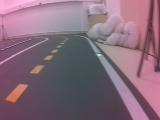
#> input picture imgs/3333_cam_image_array_.jpg, 160 x 120 px
$ python test2.py imgs
#> lines starting #> are read from the running program, lines starting #| are printed output that depends on the picture; after the words box and inside, x2 and y2 are one past the last pixel; in counts of white or black regions, pixels touching at a corner belong together
import cv2 as cv
import matplotlib.pyplot as plt
import numpy as np
import math
from sys import argv, exit
from pathlib import Path
import csv
from config import CANNY_HIGH, CANNY_LOW, GAUSSIAN_KERNEL

ROI_TOP = 75
Y_EVAL = 119
MIN_LANE_WIDTH = 118
MAX_LANE_WIDTH = 145
CENTER_MARGIN = 5 # px

# fail_limit = 7

def main():
    condition_dir = Path(argv[1])

    output_dir = Path("/mnt/e/Thesis_experimentation/nav-acc/results_bottom") / condition_dir.name
    output_dir.mkdir(parents=True, exist_ok=True)

    failure_dir = output_dir / "failed_frames"

    results = process_lighting_condition(condition_dir, failure_dir)
#> in evaluate_frame, img is the input picture: shape (120, 160, 3); mean B, G, R 122.2, 106.6, 133.7
#> in evaluate_frame, `roi_mask = get_bottom_roi_mask(img)`:
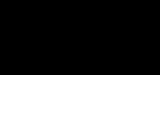
#> roi_mask: shape (120, 160); 37.5% white; 1 white region, box (x1, y1, x2, y2) and area: (0, 75, 160, 120) 7200

    save_frame_results_csv(results, output_dir / f"frame_results_{condition_dir.name}.csv")

    tub_summaries = get_tub_summaries(results)

    save_tub_summaries_csv(tub_summaries, output_dir / f"tub_summary_{condition_dir.name}.csv")

    summarize_results(results)

    print(f"\nResults saved to: {output_dir}")


def fit_boundary_line(points, iterations=200, residual_threshold=2.0):
    if len(points) < 2:
        return None, None

    points = np.array(points, dtype=np.float64)

    xs = points[:, 0]
    ys = points[:, 1]

    rng = np.random.default_rng(42)

    best_inliers = None
    best_count = 0
    best_mean_residual = np.inf

    for _ in range(iterations):

        # Pick two random points
        sample_indicies = rng.choice(len(points), size=2, replace=False)
        sample_xs = xs[sample_indicies]
        sample_ys = ys[sample_indicies]

        if sample_ys[0] == sample_ys[1]:
            continue

        # Fit a line
        coefficients = np.polyfit(sample_ys, sample_xs, 1)

        # Predict x for every observed y
        predicted_xs = np.polyval(coefficients, ys)

        residuals = np.abs(predicted_xs - xs)

        inliers = residuals <= residual_threshold

        count = np.sum(inliers)

        if count < 2:
            continue

        mean_residual = np.mean(residuals[inliers])


        if count > best_count or (count == best_count and mean_residual < best_mean_residual):
            best_count = count
            best_inliers = inliers
            best_mean_residual = mean_residual

    if best_inliers is None:
        return None, None

    # RANSAC found the trusted points, refit using all of them
    final_coefficients = np.polyfit(ys[best_inliers], xs[best_inliers], 1)

    return final_coefficients, best_inliers


def get_boundary_points(edges):
    left_points = []
    right_points = []

    camera_center = (edges.shape[1] - 1) / 2

    for y in range(ROI_TOP, Y_EVAL + 1):
        xs = np.where(edges[y] > 0)[0]

        left_xs = xs[xs < camera_center - CENTER_MARGIN]
        right_xs = xs[xs > camera_center + CENTER_MARGIN]

        if len(left_xs) > 0:
            x_left = left_xs.max()
            left_points.append((x_left, y))

        if len(right_xs) > 0:
            x_right = right_xs.min()
            right_points.append((x_right, y))

    return left_points, right_points


def get_bottom_edges(img, roi_mask):
    gray = cv.cvtColor(img, cv.COLOR_BGR2GRAY)
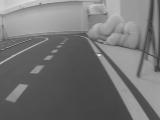
#> gray: shape (120, 160); min 56, max 228, mean 116.5
    blur = cv.GaussianBlur(gray, GAUSSIAN_KERNEL, 0)
    edges = cv.Canny(blur, CANNY_LOW, CANNY_HIGH)
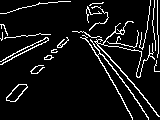
#> edges: shape (120, 160); 8% white in thin lines or dots

    return cv.bitwise_and(edges, roi_mask)
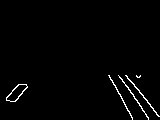
#> returned value: shape (120, 160); 1.6% white in thin lines or dots, all inside (x1, y1, x2, y2) = (6, 75, 160, 120)


def get_bottom_roi_mask(img):
    mask = np.zeros(img.shape[:2], dtype=np.uint8)
    mask[ROI_TOP:Y_EVAL + 1, :] = 255
    return mask


def save_frame_results_csv(results, filepath):
    fieldnames = [
        "tub",
        "image",
        "valid",
        "failure_reason",
        "x_left",
        "x_right",
        "lane_width",
        "lane_center",
        "camera_center",
        "signed_pixel_error",
        "absolute_pixel_error",
        "squared_pixel_error",
        "signed_normalized_error",
        "absolute_normalized_error"
    ]

    with open(filepath, "w", newline="") as file:
        writer = csv.DictWriter(file, fieldnames=fieldnames)
        writer.writeheader()
        writer.writerows(results)


def save_tub_summaries_csv(summaries, filepath):
    fieldnames = [
        "tub",
        "total_frames",
        "valid_detections",
        "detection_failures",
        "failure_rate",
        "mean_absolute_normalized_error",
        "median_absolute_normalized_error",
        "mean_squared_pixel_error",
        "coverage_adjusted_mse"
    ]

    with open(filepath, "w", newline="") as file:
        writer = csv.DictWriter(file, fieldnames=fieldnames)
        writer.writeheader()
        writer.writerows(summaries)


# [61 lines left out: function save_failure_debug, not called in this run]


def get_tub_summaries(results):
    tubs = {}

    for result in results:
        tub = result["tub"]

        if tub not in tubs:
            tubs[tub] = []

        tubs[tub].append(result)

    summaries = []

    for tub, tub_results in sorted(tubs.items()):
        summary = calculate_summary(tub_results)
        summary["tub"] = tub
        summaries.append(summary)

    return summaries


def calculate_summary(results):
    valid_results = [r for r in results if r["valid"]]

    total = len(results)
    valid = len(valid_results)
    failed = total - valid

    if valid > 0:
        errors = np.array([r['absolute_normalized_error'] for r in valid_results])
        squared_pixel_errors = np.array([r["squared_pixel_error"] for r in valid_results])
        coverage = valid / total

        mean_error = np.mean(errors)
        median_error = np.median(errors)
        mean_squared_error = np.mean(squared_pixel_errors)
        coverage_adjusted_mse = mean_squared_error / coverage

    else:
        mean_error = None
        median_error = None
        mean_squared_error = None
        coverage_adjusted_mse = np.nan

    return {
        "total_frames": total,
        "valid_detections": valid,
        "detection_failures": failed,
        "failure_rate": failed / total * 100 if total > 0 else 0,
        "mean_absolute_normalized_error": mean_error,
        "median_absolute_normalized_error": median_error,
        "mean_squared_pixel_error": mean_squared_error,
        "coverage_adjusted_mse": coverage_adjusted_mse
    }


def summarize_results(results):
    valid_results = [r for r in results if r["valid"]]

    total = len(results)
    valid = len(valid_results)
    failed = total - valid

    if valid == 0:
        print("No valid frames.")
        return

    errors = np.array([r["absolute_normalized_error"] for r in valid_results])
    squared_pixel_errors = np.array([r["squared_pixel_error"] for r in valid_results])
    print()
    print("----- CONDITION SUMMARY -----")
    print(f"Total frames: {total}")
    print(f"Valid detections: {valid}")
    print(f"Detection failures: {failed}")
    print(
        f"Failure rate: "
        f"{failed / total * 100:.2f}%"
    )

    print(
        f"Mean absolute normalized error: "
        f"{np.mean(errors):.3f}"
    )

    print(
        f"Median absolute normalized error: "
        f"{np.median(errors):.3f}"
    )

    print(
        f"Mean squared pixel error: "
        f"{np.mean(squared_pixel_errors):.3f}"
    )


def process_lighting_condition(directory, failure_root):
    condition_dir = Path(directory)

    image_paths = sorted(condition_dir.rglob("*_cam_image_array_.jpg"))

    if len(image_paths) == 0:
        print("No DonkeyCar images found.")
        return []

    results = []

    for i, image_path in enumerate(image_paths, start=1):

        tub_name = image_path.relative_to(condition_dir).parts[0]
        result, failure_reason = evaluate_frame(image_path, failure_root=failure_root, tub_name=tub_name)
#> the loop in get_boundary_points, `for y in range(ROI_TOP, Y_EVAL + 1):` made 45 passes
#> (left_xs, right_xs, x_left, x_right) on passes 10 to 18: ([18, 19, 20, 21, 22, 23, 24, 25, 26], [113, 114, 125, 133, 134], 26, 113), ([17, 18, 26], [114, 115, 125, 126, 134], 26, 114), ([16, 17, 27], [115, 126, 127, 134, 135], 27, 115), ([15, 16, 26, 27], [115, 116, 127, 128, 135, 136], 27, 115), ([14, 15, 25, 26], [116, 128, 136, 137], 26, 116), ([13, 14, 24, 25], [116, 117, 128, 129, 137, 138], 25, 116), ([12, 13, 23, 24], [117, 129, 130, 138, 139], 24, 117), ([12, 22, 23], [117, 118, 130, 139], 23, 117), ([11, 22], [118, 130, 131, 139, 140], 22, 118)
#> (right_xs, x_right) on passes 1 to 6: ([108, 109, 118, 125, 126, 136, 140], 108), ([109, 119, 126, 127, 136, 137, 139, 140], 109), ([109, 110, 119, 120, 127, 137, 138, 139], 109), ([110, 120, 121, 127, 128], 110), ([110, 111, 121, 122, 128, 129], 110), ([111, 112, 122, 129, 130], 111)
#> after the loop in get_boundary_points, `for y in range(ROI_TOP, Y_EVAL + 1):`: left_points = [(26, 84), (26, 85), (27, 86), (27, 87), (26, 88), (25, 89), (24, 90), (23, 91), (22, 92), (22, 93), (21, 94), (20, 95), (19, 96), (18, 97), (18, 98), (17, 99), (16, 100), (15, 101)]; right_points = 45 pairs, first value 108 to 132, second value 75 to 119
#> in fit_boundary_line, `points = np.array(points, dtype=np.float64)`: points = 18 rows, first 8: [26, 84], [26, 85], [27, 86], [27, 87], [26, 88], [25, 89], [24, 90], [23, 91]
#> in fit_boundary_line, `xs = points[:, 0]`: xs = 18 values, max 27 at index 2, min 15 at index 17, mean 21.78
#> in fit_boundary_line, `ys = points[:, 1]`: ys = 18 values from 84 to 101
#> the loop in fit_boundary_line, `for _ in range(iterations):` made 200 passes
#> (sample_indicies, sample_xs, sample_ys, coefficients, count, mean_residual, best_count, best_mean_residual) on passes 1, 2, 7, 31: ([1, 13], [26, 18], [85, 97], [-0.667, 82.67], 16, 0.729, 16, 0.729), ([7, 17], [23, 15], [91, 101], [-0.8, 95.8], 17, 0.388, 17, 0.388), ([14, 8], [18, 22], [98, 92], [-0.667, 83.33], 18, 0.667, 18, 0.667), ([7, 14], [23, 18], [91, 98], [-0.714, 88], 18, 0.579, 18, 0.579)
#> (sample_indicies, sample_xs, sample_ys, coefficients, count, mean_residual) on passes 3, 4, 5, 6, 8, 9: ([12, 1], [19, 26], [96, 85], [-0.636, 80.09], 17, 0.727), ([1, 9], [26, 22], [85, 93], [-0.5, 68.5], 15, 0.933), ([12, 13], [19, 18], [96, 97], [-1, 115], 16, 0.75), ([9, 13], [22, 18], [93, 97], [-1, 115], 16, 0.75), ([6, 3], [24, 27], [90, 87], [-1, 114], 12, 0.5), ([11, 13], [20, 18], [95, 97], [-1, 115], 15, 0.667)
#> after the loop in fit_boundary_line, `for _ in range(iterations):`: best_count = 18; best_mean_residual = 0.579
#> in fit_boundary_line, `final_coefficients = np.polyfit(ys[best_inliers], xs[best_inliers], 1)`: final_coefficients = [-0.729, 89.17]
#> the loop in fit_boundary_line (call 2), `for _ in range(iterations):` made 200 passes
#> (sample_indicies, sample_xs, sample_ys, coefficients, count, mean_residual, best_count, best_mean_residual) on passes 1, 6: ([3, 34], [110, 127], [78, 109], [0.548, 67.23], 45, 0.275, 45, 0.275), ([23, 34], [121, 127], [98, 109], [0.545, 67.55], 45, 0.273, 45, 0.273)
#> (sample_indicies, sample_xs, sample_ys, coefficients, count, mean_residual) on passes 2, 3, 4, 5, 7, 8: ([19, 44], [119, 132], [94, 119], [0.52, 70.12], 45, 0.375), ([31, 3], [125, 110], [106, 78], [0.536, 68.21], 45, 0.358), ([4, 23], [110, 121], [79, 98], [0.579, 64.26], 45, 0.451), ([32, 34], [126, 127], [107, 109], [0.5, 72.5], 42, 0.548), ([36, 20], [128, 120], [111, 95], [0.5, 72.5], 45, 0.644), ([16, 8], [117, 113], [91, 83], [0.5, 71.5], 45, 0.689)

        row = {
            "tub": tub_name,
            "image": image_path.name,
            "valid": result is not None,
            "failure_reason": failure_reason
        }

        # Insert the result dictionary
        if result is not None:
            row.update(result)

        results.append(row)

        if i % 250 == 0:
            print(f"Processed {i}/{len(image_paths)} frames...")
#> pass 2 of the loop in process_lighting_condition, `for i, image_path in enumerate(image_paths, start=1):`:
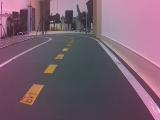
#> input picture imgs/767_cam_image_array_.jpg, 160 x 120 px
#> in evaluate_frame, img is the input picture: shape (120, 160, 3); mean B, G, R 110.4, 94.6, 121
#> in get_bottom_edges (call 2), `edges = cv.Canny(blur, CANNY_LOW, CANNY_HIGH)`:
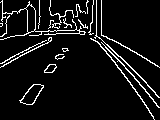
#> edges: shape (120, 160); 7.6% white in thin lines or dots
#> in get_bottom_edges (call 2), `return cv.bitwise_and(edges, roi_mask)`:
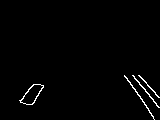
#> returned value: shape (120, 160); 1.4% white in thin lines or dots, all inside (x1, y1, x2, y2) = (19, 75, 160, 120)

    return results


def evaluate_frame(img_path, failure_root=None, tub_name=None):
    """
    Evaluates visual normalized lane deviation.
    Returns to variables: results, failure_reason; in case of successful evaluation, the latter is None.
    """
    img = cv.imread(str(img_path))
    if img is None:
        return None, "image_read_failed"

    # Region of Interest (ROI) mask
    roi_mask = get_bottom_roi_mask(img)

    bottom_edges = get_bottom_edges(img, roi_mask)

    # ---------- BOUNDARY POINTS ---------- #

    left_points, right_points = get_boundary_points(bottom_edges)

    # ---------- FIT STRAIGHT LINES ---------- #

    left_line, left_inliers = fit_boundary_line(left_points)
    right_line, right_inliers = fit_boundary_line(right_points)

    if left_line is None:
        save_failure_debug(
            img,
            img_path,
            "left_line_failed",
            failure_root,
            tub_name,
            left_points=left_points,
            right_points=right_points,
            left_line=left_line,
            right_line=right_line,
            left_inliers=left_inliers,
            right_inliers=right_inliers
        )

        return None, "left_line_failed"
    if right_line is None:
        save_failure_debug(
            img,
            img_path,
            "right_line_failed",
            failure_root,
            tub_name,
            left_points=left_points,
            right_points=right_points,
            left_line=left_line,
            right_line=right_line,
            left_inliers=left_inliers,
            right_inliers=right_inliers
        )
        return None, "right_line_failed"

    # ---------- BOTTOM INTERSECTIONS ---------- #

    x_left = np.polyval(left_line, Y_EVAL)
    x_right = np.polyval(right_line, Y_EVAL)

    if x_right <= x_left:
        save_failure_debug(
            img,
            img_path,
            "invalid_lane_geometry",
            failure_root,
            tub_name,
            left_points=left_points,
            right_points=right_points,
            left_line=left_line,
            right_line=right_line,
            left_inliers=left_inliers,
            right_inliers=right_inliers
        )
        return None, "invalid_lane_geometry"

    lane_width = x_right - x_left
    if not (MIN_LANE_WIDTH <= lane_width <= MAX_LANE_WIDTH):
        # print(
        #     img_path.name,
        #     f"x_left={x_left:.2f}",
        #     f"x_right={x_right:.2f}",
        #     f"width={lane_width:.2f}",
        #     f"Limits: {MIN_LANE_WIDTH} - {MAX_LANE_WIDTH}"
        # )
        # if fail_limit == 0:
        #     exit("gg bro")
        # fail_limit -= 1
        save_failure_debug(
            img,
            img_path,
            f"lane_width_out_of_range_({lane_width})",
            failure_root,
            tub_name,
            left_points=left_points,
            right_points=right_points,
            left_line=left_line,
            right_line=right_line,
            left_inliers=left_inliers,
            right_inliers=right_inliers
        )
        return None, "lane_width_out_of_range"

    # ---------- EVALUATION ----------- #

    result = calculate_lane_error(x_left, x_right, img.shape[1])

    return result, None


def calculate_lane_error(x_left, x_right, image_width):
    """
    eN = (xCamera - xLane) / (WLane / 2)
    """
    lane_width = x_right - x_left

    lane_center = (x_left + x_right) / 2
    camera_center = (image_width - 1) / 2

    signed_pixel_error = camera_center - lane_center
    absolute_pixel_error = abs(signed_pixel_error)

    squared_pixel_error = signed_pixel_error ** 2

    half_lane_width = lane_width / 2

    signed_normalized_error = signed_pixel_error / half_lane_width
    absolute_normalized_error = abs(signed_normalized_error)

    return {
        "x_left": x_left,
        "x_right": x_right,
        "lane_width": lane_width,
        "lane_center": lane_center,
        "camera_center": camera_center,
        "signed_pixel_error": signed_pixel_error,
        "absolute_pixel_error": absolute_pixel_error,
        "squared_pixel_error": squared_pixel_error,
        "signed_normalized_error": signed_normalized_error,
        "absolute_normalized_error": absolute_normalized_error
    }


# [40 lines left out: function plot_images, not called in this run]

if __name__ == '__main__':
    main()
#> the loop in get_tub_summaries, `for result in results:` made 2 passes
#> the loop in get_tub_summaries, `for tub, tub_results in sorted(tubs.items()):` made 2 passes
#> tub on passes 1 to 2: '3333_cam_image_array_.jpg', '767_cam_image_array_.jpg'
#| Total frames: 2
#| Valid detections: 2
#| Detection failures: 0
#| Failure rate: 0.00%
#| Mean absolute normalized error: 0.165
#| Median absolute normalized error: 0.165
#| Mean squared pixel error: 116.933
